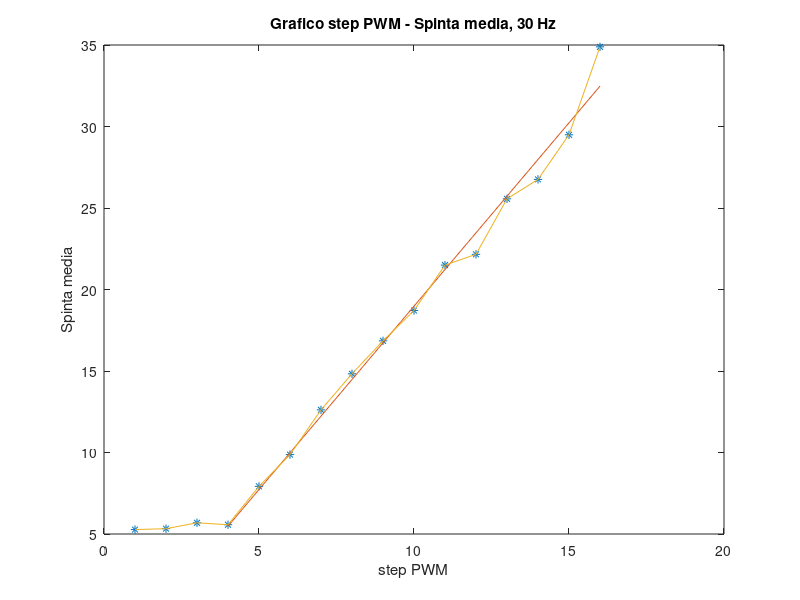
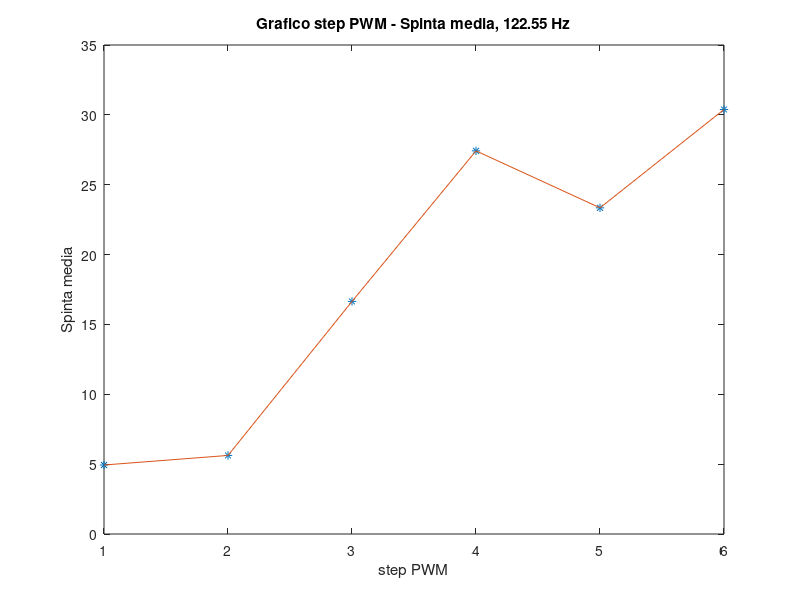
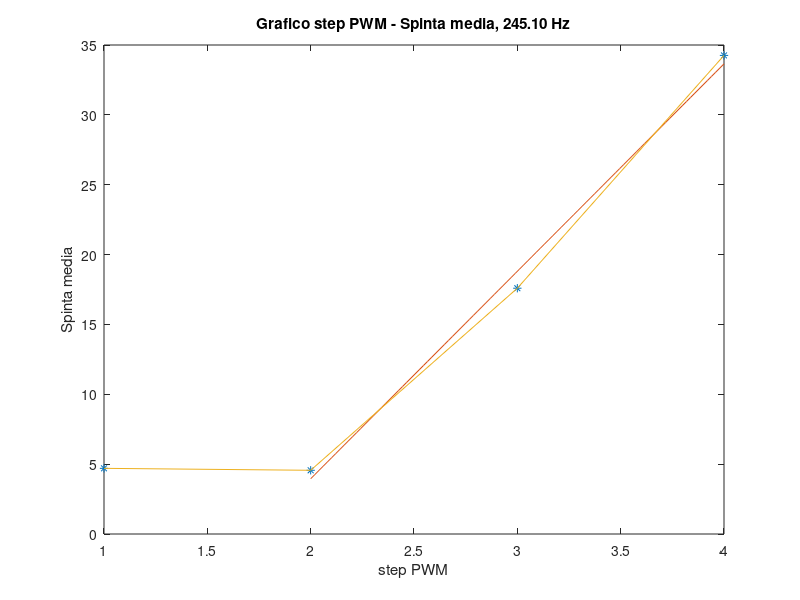

These charts were generated, in order, by the following MATLAB code:
%%%%%%%%%%%%%%%%%%%%%%%%%%%%%%%%%%%%%%%%%%%%%%%%%%%%%%%%%%%%%%%%%%%%%%%%%
%                                                                       %
%                       TEST 29-11-2021 ERMES                           %
%       TEST ELETTROVALVOLE PER TROVARE RELAZIONE SPINTA-PWM            %
%                                                                       %
% Obbiettivo: Ricavare una funzione di relazione tra spinta e tempo di  %
%             accensione delle elettrovalvole per il meccanismo di      %
%             controllo PWM                                             %
%                                                                       %
%%%%%%%%%%%%%%%%%%%%%%%%%%%%%%%%%%%%%%%%%%%%%%%%%%%%%%%%%%%%%%%%%%%%%%%%%
%%
% Spegazione teorica:
% La relazione tra spinta media e t_on nel controllo PWM è lineare,
% infatti è del tipo: 𝐹_𝑚𝑒𝑑𝑖𝑎 = 𝐹_𝑚𝑎𝑥 ∗ 𝑡_𝑜𝑛 / 𝑇_𝑠𝑎𝑚𝑝𝑙𝑒
% con t_on tempo di apertura compreso tra 0 e T_sample.
% La precisione del controllo PWM è definita dal minimo tempo di apertura
% delle elettrovalvole (per esempio se T_sample è di 0.1s e si hanno 8 bit
% per discretizzare l’intervallo, si ha che un bit rappresenta
% 0.1/8=12.5ms di accensione).
% Attenzione però, definendo un numero di bit per discretizzare
% l’intervallo di tempo T_sample, dobbiamo imporre che 
% T_sample > n_bit * t_on&off con t_on&off il tempo che
% ci mette una elettrovalvola ad aprirsi del tutto e chiudersi del tutto.
% Facciamo un esempio: assumiamo t_on&off = 8ms (4+4) avremo che
% 8ms*8=0.064ms che è circa 1/16Hz, per cui scegliamo 16Hz come la massima
% frequenza del nostro PWM, altrimenti con frequenze maggiori
% (e quindi T_pwm minori) potremmo avere intervalli in cui l’elettrovalvola
% non si apre e chiude completamente (portando a problemi di controllo,
% oscillazione della spinta, fluidodinamiche ecc). Inoltre, è importante
% sottolineare che piccoli intervalli del PWM portano ad una maggiore
% precisione di controllo perché si controlla in maniera più fina
% la spinta, potendo avere impulsi più piccoli (deltaV = S_max*t_on).
%
%%
%%%%%%%%%%%%%%%%%%%%%%%%%%%%%%%%%%%%%%%%%%%%%%%%%%%%%%%%%%%%%%%%%%%%%%%
%
%                    STUDIO DATI SPERIMENTALI
%
%     Procedura:
%
% 1)  Previa taratura
%
%     - Primo esperimento
% 2)  Settiamo una frequenza di PWM, testiamo più valori:
%     4,8,16 Hz (si raddoppia di volta in volta). 
%     -> Frequenze troppo basse portano ad acquisizioni dati troppo lunghe
%     che sprecano molta CO2. Se si aumenta la frequenza, la valvola non
%     fa in tempo ad aprirsi e chiudersi.
% 3)  Si inizia la presa dati, con una pressione settata di 2 bar (30 psi)
% 4)  L’Arduino accende l’elettrovalvola seguendo il controllo PWM, quindi
%     prima apre per un livello di precisione poi due, poi tre fino a 8.
%     Per ogni punto, la presa dati dura 0.5s (valore scelto), 
%     ossia in totale si ha una presa dati di 4s (0.5*8).
% 5)  L’Arduino da come output un vettore del tipo: 
%     [time; state; u] = [tempo da real time clock; stato delle valvole;
%     lettura della cella di carico]
% 6)  Un codice MATLAB media i dati, plotta e trova un grafico per ogni
%     frequenza di PWM
%
%     - Secondo esperimento
% 7)  Settiamo diverse frequenze di PWM (per esempio 8, 16, 24, 24)
% 8)  Con tutte le frequenze si apre per un tempo prefissato
% 9)  L’Arduino da come output un vettore del tipo: 
%     [frequenza PWM; lettura della cella di carico]
% 10) Plottiamo la spinta media al variare della frequenza di PWM%    
% 11) Cerchiamo a quale di queste la spinta media decresce in maniera
%     evidente e rappresenta la frequenza massima di PWM 
% 
%     - Terzo esperimento
% 12) Settiamo la frequenza molto alta
% 13) Cerchiamo di plottare la spinta quando la EV non si apre del tutto
% 14) L’Arduino da come output un vettore del tipo: 
%     [frequenza PWM settata; time; lettura della cella di carico]
% 15) Stimiamo un valore per il tempo di risposta
%
%%%%%%%%%%%%%%%%%%%%%%%%%%%%%%%%%%%%%%%%%%%%%%%%%%%%%%%%%%%%%%%%%%%%%%%
%%

close all
clear
%%
%%%%%%%%%%%%%%%%%%%%%%%%%%%%%%%%%%%%%%%%%%%%%%%%%%%%%%%%%%%%%%%%%%%%%%%%
% DALLA TARATURA

m122 = 98.590309688091990;
q122 = -8.245683452922070e+02;  %alla fine di tutto qua incolliamo il codice di taratura preciso
massa_equivalente = @(vv) q122 + m122*vv; 
%%%%%%%%%%%%%%%%%%%%%%%%%%%%%%%%%%%%%%%%%%%%%%%%%%%%%%%%%%%%%%%%%%%%%%%%
%
%%%%%%%%%%%%%%%%%%%%%%%%%%%%%%%%%%%%%%%%%%%%%%%%%%%%%%%%%%%%%%%%%%%%%%%
%
%          PRIMO ESPERIMENTO
%
%
%               DATI
%   - Frequenza di PWM variabile
%   - Pressione regolatore 30 psi
%   - Frequenza amplificatore 80 Hz
%   - 
%   - 
%  
%%%%%%%%%%%%%%%%%%%%%%%%%%%%%%%%%%%%%%%%%%%%%%%%%%%%%%%%%%%%%%%%%%%%%% 
%
% %                           PRESA DATI


% 30 Hz
load('freq_experiment/high_frequency_results/r1_30Hz_0_256_16step.txt')
load('freq_experiment/high_frequency_results/r2_30Hz_0_256_16step.txt')
load('freq_experiment/high_frequency_results/r3_30Hz_0_256_16step.txt')
r30 = [r1_30Hz_0_256_16step; r1_30Hz_0_256_16step; r1_30Hz_0_256_16step];

% 122.55 Hz
load('freq_experiment/high_frequency_results/r1_122Hz_208_256_4step.txt')
load('freq_experiment/high_frequency_results/r2_122Hz_208_256_4step.txt')
load('freq_experiment/high_frequency_results/r3_122Hz_208_256_6step.txt')
r122 = [r1_122Hz_208_256_4step; r2_122Hz_208_256_4step; r3_122Hz_208_256_6step];

% 30 Hz
load('freq_experiment/high_frequency_results/r1_245Hz_208_256_4step.txt')
load('freq_experiment/high_frequency_results/r2_245Hz_208_256_4step.txt')
r245 = [r1_245Hz_208_256_4step; r2_245Hz_208_256_4step];

%%
%%%%%%%%%%%%%%%%%%%%%%%%%%%%%%%%%%%%%%%%%%%%%%%%
%                       ANALISI DATI

%%%%%%%%%%%%%%%%%%%%%
% % 30 Hz
a=zeros(16,1); % indice 
for j=1:16
for i=1:length(r30)
    if  r30(i,1)==j-1
        a(j)=a(j)+1;
        k = a(j);
        r30_mat(k,j) = r30(i,2);
    end
end
end

for j=1:16
    r30_step = r30_mat(:,j);
    r30_step(r30_step==0)=[];   % toglie gli zeri dovuti alla presa dati
    r30_value(j) = mean(r30_step)/1e6;
end

% retta di regressione
xi30 = 4:1:16; % togliamo dove non sia apre
x_media30 = mean(xi30);
yi30 = r30_value(4:1:16);
y_media30 = mean(yi30);

scarti_x_vect30 = (xi30 - x_media30*ones(1,length(xi30)));
scarti2_x_vect30 = scarti_x_vect30.^2;
S_xx0 = 0;
for i = 1:length(scarti2_x_vect30)
Sxx = scarti2_x_vect30(i) + S_xx0;  % calcolo della varianza
S_xx0 = Sxx;
end

scarti_y_vect = (yi30 - y_media30*ones(1,length(yi30)));
S_xy0 = 0;
for i = 1:length(scarti2_x_vect30)
Sxy = scarti_x_vect30(i)*scarti_y_vect(i) + S_xy0; % calcolo della covarianza
S_xy0 = Sxy;
end

m30 = Sxy/Sxx;
q30 = y_media30 - m30*x_media30;
xx30 = linspace(4, 16, 100);
yy30 = q30 + m30*xx30;

% plotting
xp30 = 1:1:16;
yi = 9.81*massa_equivalente(r30_value);
yy30 = 9.81*massa_equivalente(yy30);

figure
plot(xp30,yi,'*')
hold on
plot(xx30, yy30)
plot(xp30,yi)
title('Grafico step PWM - Spinta media, 30 Hz')
xlabel('step PWM')
ylabel('Spinta media')

%%%%%%%%%%%%%%%%%%%%%%
% 122.55 Hz
a=zeros(6,1); % indice 
for j=1:6
for i=1:length(r122)
    if  r122(i,1)==j-1
        a(j)=a(j)+1;
        k = a(j);
        r122_mat(k,j) = r122(i,2);
    end
end
end

for j=1:6
    r122_step = r122_mat(:,j);
    r122_step(r122_step==0)=[];   % toglie gli zeri dovuti alla presa dati
    r122_value(j) = mean(r122_step)/1e6;
end

% % retta di regressione  --> dati molto sporchi
% xi122 = 4:1:16; % togliamo dove non sia apre
% x_media122 = mean(xi122);
% yi122 = r122_value(4:1:16);
% y_media122 = mean(yi122);
% 
% scarti_x_vect122 = (xi122 - x_media122*ones(1,length(xi122)));
% scarti2_x_vect122 = scarti_x_vect122.^2;
% S_xx0 = 0;
% for i = 1:length(scarti2_x_vect122)
% Sxx = scarti2_x_vect122(i) + S_xx0;  % calcolo della varianza
% S_xx0 = Sxx;
% end
% 
% scarti_y_vect = (yi122 - y_media122*ones(1,length(yi122)));
% S_xy0 = 0;
% for i = 1:length(scarti2_x_vect122)
% Sxy = scarti_x_vect122(i)*scarti_y_vect(i) + S_xy0; % calcolo della covarianza
% S_xy0 = Sxy;
% end
% 
% m122 = Sxy/Sxx;
% q122 = y_media122 - m122*x_media122;
% xx122 = linspace(4, 16, 100);
% yy122 = q122 + m122*xx122;
% 
% plotting
xp122 = 1:1:6;
yi = 9.81*massa_equivalente(r122_value);
% yy122 = 9.81*massa_equivalente(yy122);

figure
plot(xp122,yi,'*')
hold on
% plot(xx122, yy122) % retta di regressione
plot(xp122,yi)
title('Grafico step PWM - Spinta media, 122.55 Hz')
xlabel('step PWM')
ylabel('Spinta media')

%%%%%%%%%%%%%
% 245.10 Hz
a=zeros(4,1); % indice 
for j=1:4
for i=1:length(r245)
    if  r245(i,1)==j-1
        a(j)=a(j)+1;
        k = a(j);
        r245_mat(k,j) = r245(i,2);
    end
end
end

for j=1:4
    r245_step = r245_mat(:,j);
    r245_step(r245_step==0)=[];   % toglie gli zeri dovuti alla presa dati
    r245_value(j) = mean(r245_step)/1e6;
end

% retta di regressione
xi245 = 2:1:4; % togliamo dove non sia apre
x_media245 = mean(xi245);
yi245 = r245_value(2:1:4);
y_media245 = mean(yi245);

scarti_x_vect245 = (xi245 - x_media245*ones(1,length(xi245)));
scarti2_x_vect245 = scarti_x_vect245.^2;
S_xx0 = 0;
for i = 1:length(scarti2_x_vect245)
Sxx = scarti2_x_vect245(i) + S_xx0;  % calcolo della varianza
S_xx0 = Sxx;
end

scarti_y_vect = (yi245 - y_media245*ones(1,length(yi245)));
S_xy0 = 0;
for i = 1:length(scarti2_x_vect245)
Sxy = scarti_x_vect245(i)*scarti_y_vect(i) + S_xy0; % calcolo della covarianza
S_xy0 = Sxy;
end

m245 = Sxy/Sxx;
q245 = y_media245 - m245*x_media245;
xx245 = linspace(2, 4, 100);
yy245 = q245 + m245*xx245;

% plotting
xp245 = 1:1:4;
yi = 9.81*massa_equivalente(r245_value);
yy245 = 9.81*massa_equivalente(yy245);

figure
plot(xp245,yi,'*')
hold on
plot(xx245, yy245)
plot(xp245,yi)
title('Grafico step PWM - Spinta media, 245.10 Hz')
xlabel('step PWM')
ylabel('Spinta media')
%% 
% % %%%%%%%%%%%%%%%%%%%%%%%%%%%%%%%%%%%%%%%%%%%%%%%%%%%%%%%%%%%%%%%%%%%%%%
% % %
% % %                    ANALISI DATI
% 
% % % Studio Spinta media
% % S_4_1 = 9.81 * massa_equivalente(r4_1);
% % S_4_2 = 9.81 * massa_equivalente(r4_2);
% % S_4_3 = 9.81 * massa_equivalente(r4_3);
% % S_4_4 = 9.81 * massa_equivalente(r4_4);
% % S_4_5 = 9.81 * massa_equivalente(r4_5);
% % S_4_6 = 9.81 * massa_equivalente(r4_6);
% % S_4_7 = 9.81 * massa_equivalente(r4_7);
% % S_4_8 = 9.81 * massa_equivalente(r4_8);
% % S4 = [S_4_1   S_4_2   S_4_3   S_4_4   S_4_5   S_4_6   S_4_7    S_4_8];
% 
% 
% % Creazione retta di regressione con met sdqm
% xi = 1:1:8;  
% yi = S4;
% % nel caso vedi che i primi punti sono nulli cambia con:
% % xi = inizio_punti_non_nulli:1:8
% % yi = S4' (devi togliere anche da S4)
% 
% 
% x_media = mean(xi);
% y_media = mean(yi);
% 
% scarti_x_vect = (xi - x_media*ones(1,length(xi)));
% scarti2_x_vect = scarti_x_vect.^2;
% S_xx0 = 0;
% 
% for i = 1:length(scarti2_x_vect)
% Sxx = scarti2_x_vect(i) + S_xx0;  % calcolo della varianza
% S_xx0 = Sxx;
% end
% 
% scarti_y_vect = (yi - y_media*ones(1,length(yi)));
% S_xy0 = 0;
% for i = 1:length(scarti2_x_vect)
% Sxy = scarti_x_vect(i)*scarti_y_vect(i) + S_xy0; % calcolo della covarianza
% S_xy0 = Sxy;
% end
% 
% m = Sxy/Sxx;
% q = y_media - m*x_media;
% xx = linspace(0, 8, 160);
% yy = q + m*xx;
% 
% spinta_rettareg = @(nbit) q + m*nbit; 
% 
% % plotting
% figure
% plot(xi,S4,'*')
% hold on
% plot(xx,yy)
% legend('punti sperimentali', 'retta di regressione')
% title('retta di regressione della Spinta media, 4 Hz')
% xlabel('nbit di accensione in T_sample')
% ylabel('Spinta media in T sample')

% % Studio vettore di Steady State, questo rappresenta il piano di 
% %   stabilizzazione della spinta, deve essere il più simile possibile tra
% %   tutte le frequenze perchè dipende solo dalla pressione
% for i=1: length(r4_1_vect)
% if r4_1_vect(i,2)==0 
% break
% 
% else
%     run4_1_SSvect(i)=run4_1(i,3); %vettore di Steady State 
% end
% end
% 
% r4_1_SS = mean(run4_1_SSvect);
% S_4_1max = 9.81*(massa_equivalente(r4_1_SS));
% % Duplica da 1 a 8


% 
% % Poi duplica per tutte le fequenze questa analisi dati e poi compara i
% %   grafici, dovrebbero essere uguali o con un errore minimo insomma, 
% %   perchè la spinta dipende solo dalla pressione. Tolte le frequenze
% %   troppo alte


% %%
% %%%%%%%%%%%%%%%%%%%%%%%%%%%%%%%%%%%%%%%%%%%%%%%%%%%%%%%%%%%%%%%%%%%
% %
% %           SECONDO ESPERIMENTO
% %
% %               DATI
% %   - Frequenza di PWM variabile (valori alti)
% %   - Testiamo 2,3,6,8,16,24,32 ms
% %   - Pressione regolatore 30 psi
% %   - Frequenza amplificatore 80 Hz
% %   - Secondi acquisizione 0.5s --> 4s in tot
% %   - 8 bit di precisione del PWM
% %   - n bit di acquisizione preimpostati = 8 (acquisisce per tutti i 
% %     livelli di precisione)
% %  
% %%%%%%%%%%%%%%%%%%%%%%%%%%%%%%%%%%%%%%%%%%%%%%%%%%%%%%%%%%%%%%%%%%%%
% %
% %                           PRESA DATI
% %
% 
% % divisione in casi a seconda del minimo intervallo di tempo
% % t_on = T_sample/8
% 
% %%%%%%%%%%%%%% 2 ms
% load('Esp2_Trisposta/r1_2ms.txt')
% % load('Esp2_Trisposta/r2_2ms.txt')
% % load('Esp2_Trisposta/r3_2ms.txt')
% 
% r1_2ms = mean(r1_2ms(10:length(r1_2ms)-10))/1e6;   %ha meno dati questo e quello da 4
% % r2_2ms = mean(r2_2ms(50:length(r2_2ms)-50))/1e6;
% % r3_2ms = mean(r3_2ms(50:length(r3_2ms)-50))/1e6;
% 
% % r_2ms = mean([r1_2ms, r2_2ms, r3_2ms]);
% 
% %%%%%%%%%%%% 4 ms
% load('Esp2_Trisposta/r1_4ms.txt')
% % load('Esp2_Trisposta/r2_4ms.txt')
% % load('Esp2_Trisposta/r3_4ms.txt')
% 
% r1_4ms = mean(r1_4ms(10:length(r1_4ms)-10))/1e6;
% % r2_4ms = mean(r2_4ms(50:length(r2_4ms)-50))/1e6;
% % r3_4ms = mean(r3_4ms(50:length(r3_4ms)-50))/1e6;
% % 
% % r_4ms = mean([r1_4ms, r2_4ms, r3_4ms]);
% 
% 
% %%%%%%%%%%%% 6 ms
% load('Esp2_Trisposta/r1_6ms.txt')
% % load('Esp2_Trisposta/r2_6ms.txt')
% % load('Esp2_Trisposta/r3_6ms.txt')
% 
% r1_6ms = mean(r1_6ms(50:length(r1_6ms)-50))/1e6;
% % r2_6ms = mean(r2_6ms(50:length(r2_6ms)-50))/1e6;
% % r3_6ms = mean(r3_6ms(50:length(r3_6ms)-50))/1e6;
% % 
% % r_6ms = mean([r1_6ms, r2_6ms, r3_6ms]);
% 
% 
% %%%%%%%%%%%% 8 ms
% load('Esp2_Trisposta/r1_8ms.txt')
% % load('Esp2_Trisposta/r2_8ms.txt')
% % load('Esp2_Trisposta/r3_8ms.txt')
% 
% r1_8ms = mean(r1_8ms(50:length(r1_8ms)-50))/1e6;
% % r2_8ms = mean(r2_8ms(50:length(r2_8ms)-50))/1e6;
% % r3_8ms = mean(r3_8ms(50:length(r3_8ms)-50))/1e6;
% % 
% % r_8ms = mean([r1_8ms, r2_8ms, r3_8ms]);
% 
% %%%%%%%%%%%% 10 ms
% load('Esp2_Trisposta/r1_10ms.txt')
% % load('Esp2_Trisposta/r2_8ms.txt')
% % load('Esp2_Trisposta/r3_8ms.txt')
% 
% r1_10ms = mean(r1_10ms(50:length(r1_10ms)-50))/1e6;
% % r2_8ms = mean(r2_8ms(50:length(r2_8ms)-50))/1e6;
% % r3_8ms = mean(r3_8ms(50:length(r3_8ms)-50))/1e6;
% % 
% % r_8ms = mean([r1_8ms, r2_8ms, r3_8ms]);
% 
% 
% %%%%%%%%%%%% 12 ms
% load('Esp2_Trisposta/r1_12ms.txt')
% % load('Esp2_Trisposta/r2_8ms.txt')
% % load('Esp2_Trisposta/r3_8ms.txt')
% 
% r1_12ms = mean(r1_12ms(50:length(r1_12ms)-50))/1e6;
% % r2_8ms = mean(r2_8ms(50:length(r2_8ms)-50))/1e6;
% % r3_8ms = mean(r3_8ms(50:length(r3_8ms)-50))/1e6;
% % 
% % r_8ms = mean([r1_8ms, r2_8ms, r3_8ms]);
% 
% 
% %%%%%%%%%%%% 14 ms
% load('Esp2_Trisposta/r1_14ms.txt')
% % load('Esp2_Trisposta/r2_8ms.txt')
% % load('Esp2_Trisposta/r3_8ms.txt')
% 
% r1_14ms = mean(r1_14ms(50:length(r1_14ms)-50))/1e6;
% % r2_8ms = mean(r2_8ms(50:length(r2_8ms)-50))/1e6;
% % r3_8ms = mean(r3_8ms(50:length(r3_8ms)-50))/1e6;
% % 
% % r_8ms = mean([r1_8ms, r2_8ms, r3_8ms]);
% 
% %%%%%%%%%%%% 16 ms
% load('Esp2_Trisposta/r1_16ms.txt')
% % load('Esp2_Trisposta/r2_16ms.txt')
% % load('Esp2_Trisposta/r3_16ms.txt')
% 
% r1_16ms = mean(r1_16ms(50:length(r1_16ms)-50))/1e6;
% % r2_16ms = mean(r2_16ms(50:length(r2_16ms)-50))/1e6;
% % r3_16ms = mean(r3_16ms(50:length(r3_16ms)-50))/1e6;
% % 
% % r_16ms = mean([r1_16ms, r2_16ms, r3_16ms]);
% 
% 
% %%%%%%%%%%% 24 ms     SICURI SIA UTILE???????????
% load('Esp2_Trisposta/r1_24ms.txt')
% % load('Esp2_Trisposta/r2_24ms.txt')
% % load('Esp2_Trisposta/r3_24ms.txt')
% 
% r1_24ms = mean(r1_24ms(50:length(r1_24ms)-50))/1e6;
% % r2_24ms = mean(r2_24ms(50:length(r2_24ms)-50))/1e6;
% % r3_24ms = mean(r3_24ms(50:length(r3_24ms)-50))/1e6;
% % 
% % r_24ms = mean([r1_24ms, r2_24ms, r3_24ms]);
% 
% 
% %%%%%%%%%%% 32 ms     SICURI SIA UTILE???????????
% load('Esp2_Trisposta/r1_32ms.txt')
% % load('Esp2_Trisposta/r2_32ms.txt')
% % load('Esp2_Trisposta/r3_32ms.txt')
% 
% r1_32ms = mean(r1_32ms(50:length(r1_32ms)-50))/1e6;
% % r2_32ms = mean(r2_32ms(50:length(r2_32ms)-50))/1e6;
% % r3_32ms = mean(r3_32ms(50:length(r3_32ms)-50))/1e6;
% % 
% % r_32ms = mean([r1_32ms, r2_32ms, r3_32ms]);



%%%%%%%%%%%%%%%%%%%%%%%%%%%%%%%%%%%%%%%%%%%%%%%%%%%%%%%%%%%%%%%%%%%%%%
% %%
% 
% 
% % 
% % xx2 = [2 4 6 8 16 24 32];
% % yy2 = [r_2ms r_4ms r_6ms r_8ms r_16ms r_24ms r_32ms];
% 
% xx2 = [2 4 6 8 10 12 14 16 24 32];
% yy2 = [r1_2ms r1_4ms r1_6ms r1_8ms r1_10ms r1_12ms r1_14ms r1_16ms r1_24ms r1_32ms];
% S_2 = 9.81*massa_equivalente(yy2);
% % lo studio di questa la facciamo alla fine di tutto perchè è da creare un
% % limite di spinta oltre la quale riteniamo che non si sia aperta del tutto
% % Intanto raccogliete dati e plottate, poi vediamo in seguito
% 
% % plotting
% plot(xx2,S_2)
% legend('Punti sperimentali')
% title('Caduta della Spinta media - Ricerca del T di ON&OFF')
% xlabel('Minimo tempo di accensione [ms]')
% ylabel('Spinta media [mN]')



%%
% %%%%%%%%%%%%%%%%%%%%%%%%%%%%%%%%%%%%%%%%%%%%%%%%%%%%%%%%%%%%%%%%%%%
% %
% %          TERZO ESPERIMENTO
% %
% %               DATI
% %   - Frequenza di PWM variabile (valori alti)
% %   - Pressione regolatore 30 psi
% %   - Frequenza amplificatore 80 Hz
% %   - Secondi acquisizione 0.5s --> 4s in tot
% %   - 8 bit di precisione del PWM
% %   - n bit di acquisizione preimpostati
% %  
% %%%%%%%%%%%%%%%%%%%%%%%%%%%%%%%%%%%%%%%%%%%%%%%%%%%%%%%%%%%%%%%%%%%%
% %
% %                           PRESA DATI
% 
% % carica le run
% load('run1.txt')
% load('run2.txt')
% load('run3.txt')
% 
% % non so come siano fatti i dati --> supponiamo siano un treno di dati così
% % [tempo; lettura della elettrovalvola]
% 
% xx_1 = run1(:,1); 
% yy_1 = run1(:,2);
% 
% xx_2 = run2(:,1); 
% yy_2 = run2(:,2);
% 
% xx_3 = run3(:,1); 
% yy_3 = run3(:,2);
% 
% % verranno sicuramente molto sporchi, pieni di rumore quindi vanno
% % interpolati con una funziona appropriata, a occhio non sembreranno avere
% % senso
% 
% % la mia idea è quella di creare 
% 
% % plotting
% plot(xx3_1,yy3_1)
% hold on
% plot(xx3_2,yy3_2)
% plot(xx3_3,yy3_3)
% legend('punti sperimentali')
% title('Caduta della Spinta media')
% xlabel('Frequenze PWM')
% ylabel('Spinta media')